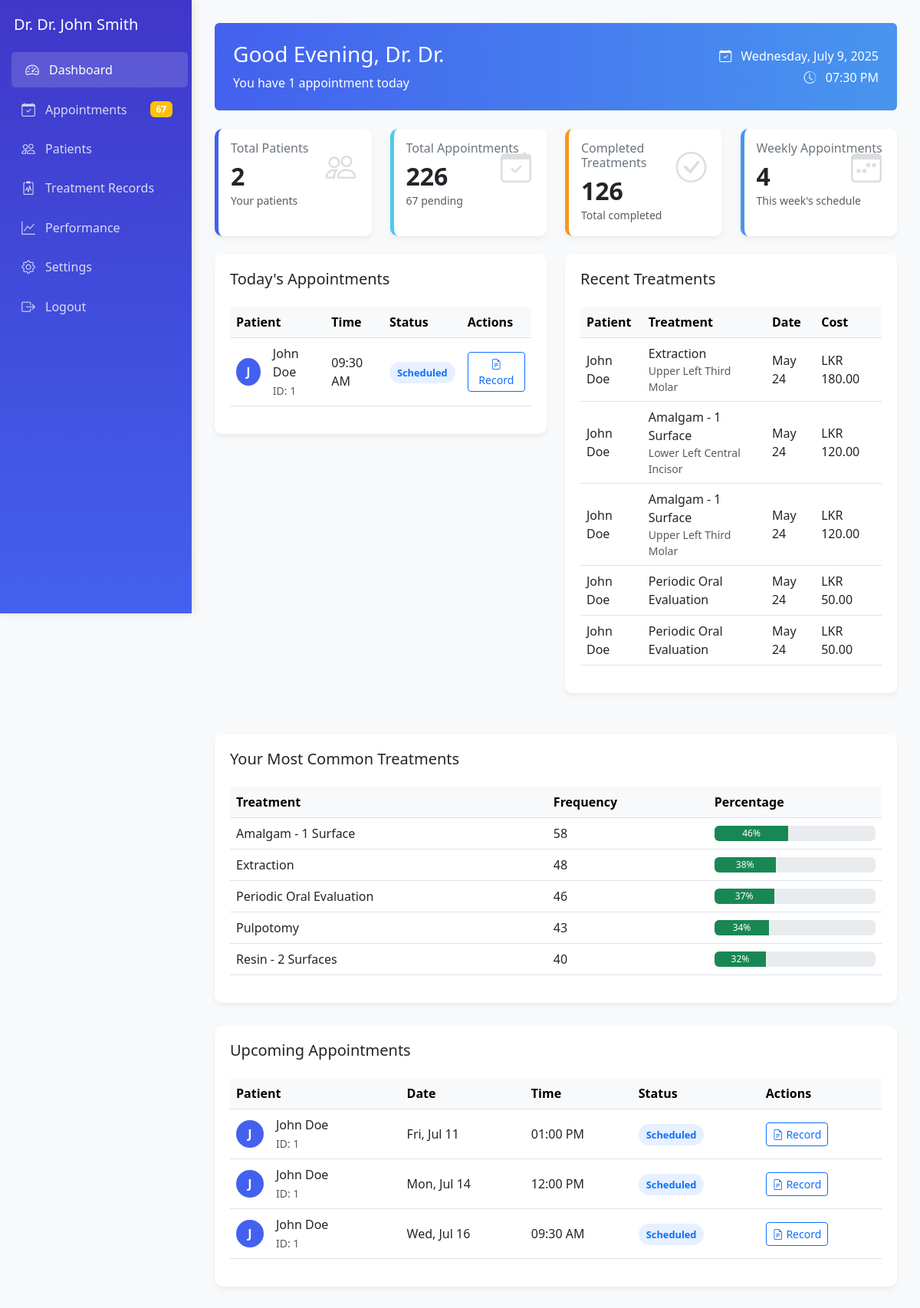
The app's page /DenTec/dashboard/dentist/ (signed in) with its own data.
### tables this page shows
CREATE TABLE `appointments` (
  `appointment_id` int(11) NOT NULL,
  `patient_id` int(11) NOT NULL,
  `dentist_id` int(11) NOT NULL,
  `scheduled_date` date NOT NULL,
  `start_time` time NOT NULL,
  `end_time` time NOT NULL,
  `status` enum('Scheduled','Completed','Canceled','No-Show') DEFAULT 'Scheduled',
  `reason` text DEFAULT NULL,
  `notes` text DEFAULT NULL,
  `created_by` int(11) NOT NULL,
  `created_at` timestamp NOT NULL DEFAULT current_timestamp(),
  `updated_at` timestamp NOT NULL DEFAULT current_timestamp() ON UPDATE current_timestamp()
);

CREATE TABLE `patients` (
  `patient_id` int(11) NOT NULL,
  `file_number` varchar(20) NOT NULL,
  `photo` varchar(255) DEFAULT NULL,
  `first_name` varchar(50) NOT NULL,
  `last_name` varchar(50) NOT NULL,
  `gender` enum('Male','Female','Other') NOT NULL,
  `date_of_birth` date NOT NULL,
  `phone` varchar(20) NOT NULL,
  `email` varchar(100) DEFAULT NULL,
  `address` text DEFAULT NULL,
  `city` varchar(50) DEFAULT NULL,
  `state` varchar(50) DEFAULT NULL,
  `postal_code` varchar(20) DEFAULT NULL,
  `blood_group` varchar(5) DEFAULT NULL,
  `allergies` text DEFAULT NULL,
  `medical_history` text DEFAULT NULL,
  `created_at` timestamp NOT NULL DEFAULT current_timestamp(),
  `updated_at` timestamp NOT NULL DEFAULT current_timestamp() ON UPDATE current_timestamp()
);

### DenTec/dashboard/dentist/index.php (the view, shortened to what the rows shown need)
<?php
include '../../includes/db_connect.php';
$dentist_id = $_SESSION['user_id'];
function executeQuery($conn, $query) {
    $result = $conn->query($query);
    return $result;
}
$patients_result = executeQuery($conn, "SELECT COUNT(DISTINCT a.patient_id) AS total
                                        FROM appointments a
                                        WHERE a.dentist_id = $dentist_id");
$appointments_result = executeQuery($conn, "SELECT COUNT(*) AS total
                                           FROM appointments
                                           WHERE dentist_id = $dentist_id");
$completed_appointments = executeQuery($conn, "SELECT COUNT(*) AS total
                                              FROM appointments
                                              WHERE dentist_id = $dentist_id
                                              AND status = 'Completed'");
$this_week_appointments = executeQuery($conn, "SELECT COUNT(*) AS total
                                              FROM appointments
                                              WHERE dentist_id = $dentist_id
                                              AND YEARWEEK(scheduled_date, 1) = YEARWEEK(CURDATE(), 1)");
$upcoming_appointments = executeQuery($conn, "
    SELECT
        a.scheduled_date,
        a.start_time,
        a.end_time,
        CONCAT(p.first_name, ' ', p.last_name) AS patient_name,
        a.status,
        p.patient_id,
        a.reason
    FROM appointments a
    JOIN patients p ON a.patient_id = p.patient_id
    WHERE a.dentist_id = $dentist_id
    AND a.scheduled_date >= CURDATE()
    ORDER BY a.scheduled_date ASC, a.start_time ASC
    LIMIT 5
");
$patients = $patients_result ? $patients_result->fetch_assoc()['total'] : 0;
$appointments = $appointments_result ? $appointments_result->fetch_assoc()['total'] : 0;
$completed_appts = $completed_appointments ? $completed_appointments->fetch_assoc()['total'] : 0;
$this_week_appts = $this_week_appointments ? $this_week_appointments->fetch_assoc()['total'] : 0;
?>
<!DOCTYPE html>
<html lang="en">
<head>
  <link href="https://cdn.jsdelivr.net/npm/bootstrap@5.3.0/dist/css/bootstrap.min.css" rel="stylesheet" />
  <link href="https://cdn.jsdelivr.net/npm/bootstrap-icons@1.10.5/font/bootstrap-icons.css" rel="stylesheet" />
</head>
<body>
  <div class="d-flex">
    <div class="main flex-fill">
      <div class="row g-4 mb-4">
        <div class="col-md-6 col-lg-3">
          <div class="card card-stat card-primary">
            <div class="card-body position-relative">
              <h2><?php echo $patients; ?></h2>
            </div>
          </div>
        </div>
        <div class="col-md-6 col-lg-3">
          <div class="card card-stat card-success">
            <div class="card-body position-relative">
              <h2><?php echo $appointments; ?></h2>
            </div>
          </div>
        </div>
        <div class="col-md-6 col-lg-3">
          <div class="card card-stat card-warning">
            <div class="card-body position-relative">
              <h2><?php echo $completed_appts; ?></h2>
            </div>
          </div>
        </div>
        <div class="col-md-6 col-lg-3">
          <div class="card card-stat card-info">
            <div class="card-body position-relative">
              <h2><?php echo $this_week_appts; ?></h2>
            </div>
          </div>
        </div>
      </div>
      <div class="row g-4 mb-4">
        <div class="col-lg-6">
          <div class="table-container">
            <div class="table-responsive">
              <table class="table table-hover align-middle">
                <thead class="table-light">
                  <tr>
                    <th>Patient</th>
                    <th>Time</th>
                    <th>Status</th>
                    <th>Actions</th>
                  </tr>
                </thead>
                <tbody>
                  <?php
                  if ($upcoming_appointments && $upcoming_appointments->num_rows > 0):
                    while ($row = $upcoming_appointments->fetch_assoc()):
                      if (date('Y-m-d', strtotime($row['scheduled_date'])) == date('Y-m-d')):
                  ?>
                    <tr>
                      <td>
                        <div class="d-flex align-items-center">
                          <div class="avatar me-3">
                            <?php echo strtoupper(substr(explode(' ', $row['patient_name'])[0], 0, 1)); ?>
                          </div>
                          <div>
                            <div><?php echo htmlspecialchars($row['patient_name']); ?></div>
                            <small class="text-muted">ID: <?php echo $row['patient_id']; ?></small>
                          </div>
                        </div>
                      </td>
                      <td><?php echo date('h:i A', strtotime($row['start_time'])); ?></td>
                      <td>
                        <?php
                          $status_class = '';
                          if ($row['status'] === 'Completed') $status_class = 'status-completed';
                          elseif ($row['status'] === 'Scheduled') $status_class = 'status-scheduled';
                          elseif ($row['status'] === 'Canceled') $status_class = 'status-canceled';
                        ?>
                        <span class="status-badge <?php echo $status_class; ?>"><?php echo $row['status']; ?></span>
                      </td>
                      <td>
                        <a href="patient_record.php?id=<?php echo $row['patient_id']; ?>" class="btn btn-sm btn-outline-primary">
                          <i class="bi bi-file-earmark-text"></i> Record
                        </a>
                      </td>
                    </tr>
                  <?php
                      endif;
                    endwhile;
                  ?>
                  <?php
                  else:
                  ?>
                    <tr>
                      <td colspan="4" class="text-center text-muted py-4">No appointments scheduled for today</td>
                    </tr>
                  <?php endif; ?>
                </tbody>
              </table>
            </div>
          </div>
        </div>
        <div class="col-lg-6">
          <div class="table-container">
            <div class="table-responsive">
              <table class="table table-hover align-middle">
                <thead class="table-light">
                  <tr>
                    <th>Patient</th>
                    <th>Treatment</th>
                    <th>Date</th>
                    <th>Cost</th>
                  </tr>
                </thead>
              </table>
            </div>
          </div>
        </div>
      </div>
      <div class="row">
        <div class="col-12">
          <div class="table-container">
            <div class="table-responsive">
              <table class="table table-hover align-middle">
                <thead class="table-light">
                  <tr>
                    <th>Treatment</th>
                    <th>Frequency</th>
                    <th>Percentage</th>
                  </tr>
                </thead>
              </table>
            </div>
          </div>
        </div>
      </div>
      <div class="row">
        <div class="col-12">
          <div class="table-container">
            <div class="table-responsive">
              <table class="table table-hover align-middle">
                <thead class="table-light">
                  <tr>
                    <th>Patient</th>
                    <th>Date</th>
                    <th>Time</th>
                    <th>Status</th>
                    <th>Actions</th>
                  </tr>
                </thead>
                <tbody>
                  <?php
                  if ($upcoming_appointments && $upcoming_appointments->num_rows > 0):
                    if ($upcoming_appointments instanceof mysqli_result) {
                        $upcoming_appointments->data_seek(0);
                    }
                    while ($row = $upcoming_appointments->fetch_assoc()):
                      if (date('Y-m-d', strtotime($row['scheduled_date'])) > date('Y-m-d')):
                  ?>
                    <tr>
                      <td>
                        <div class="d-flex align-items-center">
                          <div class="avatar me-3">
                            <?php echo strtoupper(substr(explode(' ', $row['patient_name'])[0], 0, 1)); ?>
                          </div>
                          <div>
                            <div><?php echo htmlspecialchars($row['patient_name']); ?></div>
                            <small class="text-muted">ID: <?php echo $row['patient_id']; ?></small>
                          </div>
                        </div>
                      </td>
                      <td>
                        <?php
                          $date = new DateTime($row['scheduled_date']);
                          $tomorrow = new DateTime('tomorrow');
                          if ($date->format('Y-m-d') === $tomorrow->format('Y-m-d')) {
                              echo '<span class="text-primary">Tomorrow</span>';
                          } else {
                              echo date('D, M j', strtotime($row['scheduled_date']));
                          }
                        ?>
                      </td>
                      <td><?php echo date('h:i A', strtotime($row['start_time'])); ?></td>
                      <td>
                        <?php
                          $status_class = '';
                          if ($row['status'] === 'Completed') $status_class = 'status-completed';
                          elseif ($row['status'] === 'Scheduled') $status_class = 'status-scheduled';
                          elseif ($row['status'] === 'Canceled') $status_class = 'status-canceled';
                        ?>
                        <span class="status-badge <?php echo $status_class; ?>"><?php echo $row['status']; ?></span>
                      </td>
                      <td>
                        <a href="patient_record.php?id=<?php echo $row['patient_id']; ?>" class="btn btn-sm btn-outline-primary">
                          <i class="bi bi-file-earmark-text"></i> Record
                        </a>
                      </td>
                    </tr>
                  <?php
                      endif;
                    endwhile;
                  ?>
                  <?php
                  else:
                  ?>
                    <tr>
                      <td colspan="5" class="text-center text-muted py-4">No upcoming appointments</td>
                    </tr>
                  <?php endif; ?>
                </tbody>
              </table>
            </div>
          </div>
        </div>
      </div>
    </div>
  </div>
</body>
</html>

### records on screen
appointments: patient_name "J", patient_name "John Doe", patient.patient_id "1", start_time "09:30 AM", status "Scheduled"
appointments: patient_name "J", patient_name "John Doe", patient.patient_id "1", scheduled_date "Fri, Jul 11", start_time "01:00 PM", status "Scheduled"
appointments: patient_name "J", patient_name "John Doe", patient.patient_id "1", scheduled_date "Mon, Jul 14", start_time "12:00 PM", status "Scheduled"
appointments: patient_name "J", patient_name "John Doe", patient.patient_id "1", scheduled_date "Wed, Jul 16", start_time "09:30 AM", status "Scheduled"

### other values on screen
$_SESSION['full_name'] "Dr. John Smith"
$pending_appts "67"
explode(' ', $_SESSION['full_name'] ?? '')[0] "Dr."
$today_appts "1"
$patients "2"
$appointments "226"
$completed_appts "126"
$this_week_appts "4"
$row['patient_name'] "John Doe"
$row['treatment_name'] "Extraction"
$row['tooth_name'] "Upper Left Third Molar"
date('M j', strtotime($row['treatment_date'])) "May 24"
$row['cost'] "180.00"
$row['treatment_name'] "Amalgam - 1 Surface"
$row['tooth_name'] "Lower Left Central Incisor"
